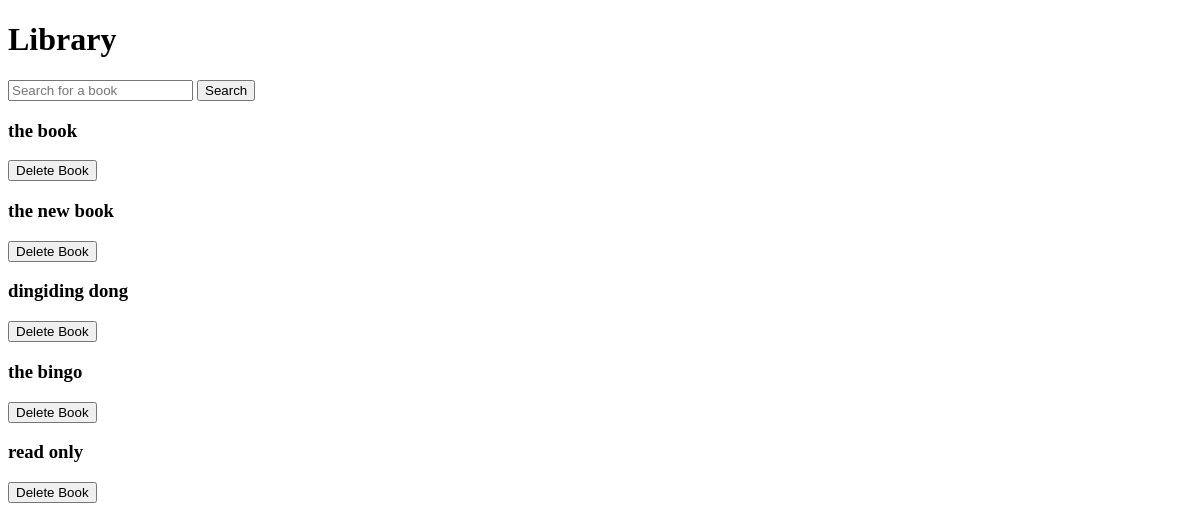
Before: / with the older database file.
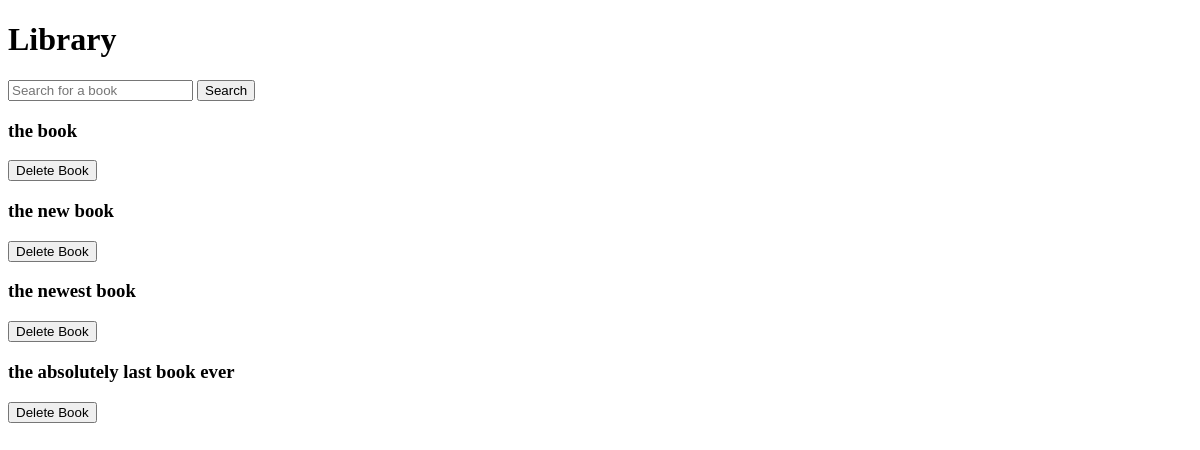
After: the same page with the newer database file.
### data_models.py (models this page shows, shortened)
class Book(db.Model):
    id = db.Column(db.Integer,primary_key=True, autoincrement=True)
    isbn = db.Column(db.String, nullable= False, unique=True)
    title = db.Column(db.String, nullable=False)
    publication_year = db.Column(db.Integer)
    author_id = db.Column(db.Integer, db.ForeignKey('author.id'), nullable=False)

### app.py (the view)
@app.route('/')
def books():
    all_books = Book.query.all()
    all_authors = Author.query.all()
    return render_template('home.html', books=all_books)

### templates/home.html (shortened to what this page needs)
<!DOCTYPE html>
<html lang="en">
<head>
</head>
<body>
    <h1>Library</h1>
    <form action="{{ url_for('search_books') }}" method="GET">
        <input type="text" name="query" placeholder="Search for a book">
        <button type="submit">Search</button>
    </form>
    {% for book in books %}
    <div>
        <h3>{{ book.title }}</h3>
        <form action="{{ url_for('delete_book', book_id=book.id) }}" method="POST">
            <button type="submit" onclick="return confirm('Are you sure you want to delete this book?');">Delete Book</button>
        </form>
    </div>
    {% endfor %}
</body>
</html>

Changed rows visible on the page:
removed Book: title "dingiding dong"
removed Book: title "the bingo"
removed Book: title "read only"
added Book: title "the newest book"
added Book: title "the absolutely last book ever"
